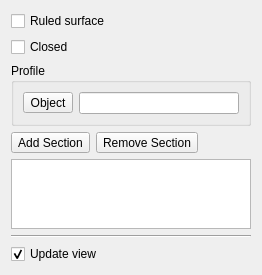
<?xml version="1.0" encoding="UTF-8"?>
<ui version="4.0">
 <class>PartDesignGui::TaskLoftParameters</class>
 <widget class="QWidget" name="PartDesignGui::TaskLoftParameters">
  <property name="geometry">
   <rect>
    <x>0</x>
    <y>0</y>
    <width>262</width>
    <height>270</height>
   </rect>
  </property>
  <property name="windowTitle">
   <string>Form</string>
  </property>
  <layout class="QVBoxLayout" name="verticalLayout_3">
   <item>
    <widget class="QCheckBox" name="checkBoxRuled">
     <property name="text">
      <string>Ruled surface</string>
     </property>
    </widget>
   </item>
   <item>
    <widget class="QCheckBox" name="checkBoxClosed">
     <property name="text">
      <string>Closed</string>
     </property>
    </widget>
   </item>
   <item>
    <widget class="QGroupBox" name="groupprofile">
     <property name="title">
      <string>Profile</string>
     </property>
     <layout class="QVBoxLayout">
      <item>
       <layout class="QHBoxLayout">
        <item>
         <widget class="QToolButton" name="buttonProfileBase">
          <property name="text">
           <string>Object</string>
          </property>
          <property name="checkable">
           <bool>true</bool>
          </property>
         </widget>
        </item>
        <item>
         <widget class="QLineEdit" name="profileBaseEdit"/>
        </item>
       </layout>
      </item>
     </layout>
    </widget>
   </item>
   <item>
    <layout class="QHBoxLayout" name="horizontalLayout_4">
     <item>
      <widget class="QToolButton" name="buttonRefAdd">
       <property name="enabled">
        <bool>true</bool>
       </property>
       <property name="text">
        <string>Add Section</string>
       </property>
       <property name="checkable">
        <bool>true</bool>
       </property>
       <property name="checked">
        <bool>false</bool>
       </property>
      </widget>
     </item>
     <item>
      <widget class="QToolButton" name="buttonRefRemove">
       <property name="text">
        <string>Remove Section</string>
       </property>
       <property name="checkable">
        <bool>true</bool>
       </property>
      </widget>
     </item>
     <item>
      <spacer name="horizontalSpacer">
       <property name="orientation">
        <enum>Qt::Horizontal</enum>
       </property>
       <property name="sizeHint" stdset="0">
        <size>
         <width>40</width>
         <height>20</height>
        </size>
       </property>
      </spacer>
     </item>
    </layout>
   </item>
   <item>
    <widget class="QListWidget" name="listWidgetReferences"/>
   </item>
   <item>
    <widget class="Line" name="line">
     <property name="orientation">
      <enum>Qt::Horizontal</enum>
     </property>
    </widget>
   </item>
   <item>
    <widget class="QCheckBox" name="checkBoxUpdateView">
     <property name="text">
      <string>Update view</string>
     </property>
     <property name="checked">
      <bool>true</bool>
     </property>
    </widget>
   </item>
  </layout>
 </widget>
 <resources/>
 <connections/>
</ui>
